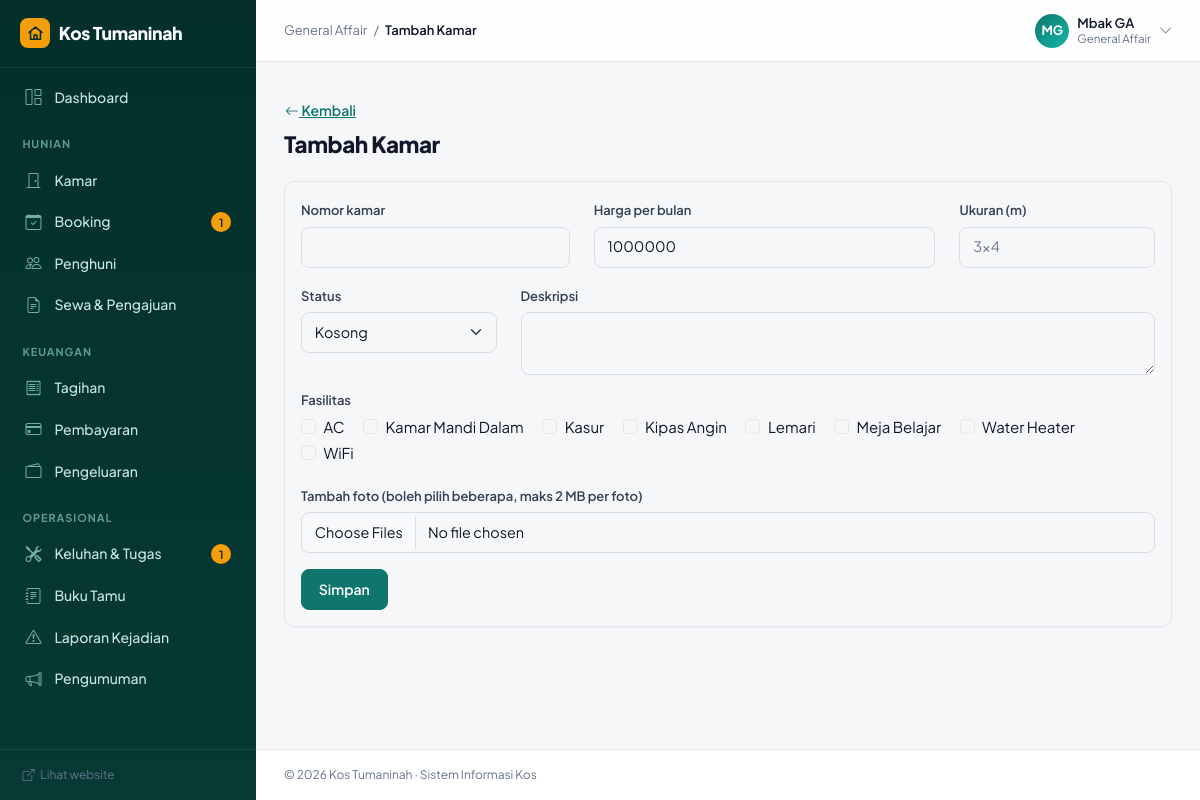
Screenshot of /ga/kamar_form.php (signed in) with the database file from the repository.
### tables this page shows
CREATE TABLE fasilitas (
    id   INT UNSIGNED AUTO_INCREMENT PRIMARY KEY,
    nama VARCHAR(50) NOT NULL UNIQUE
);

### ga/kamar_form.php (the view, shortened to what this page needs)
<?php
require_once __DIR__ . '/../includes/functions.php';
$id = (int) ($_GET['id'] ?? 0);
$k = $id ? q('SELECT * FROM kamar WHERE id = ?', [$id])->fetch() : null;
$k = $k ?: ['nomor_kamar' => '', 'harga_per_bulan' => HARGA_SEWA, 'ukuran' => '', 'status' => 'kosong', 'deskripsi' => ''];
$semuaFasilitas = q('SELECT * FROM fasilitas ORDER BY nama')->fetchAll();
$dipilih = $id ? q('SELECT fasilitas_id FROM kamar_fasilitas WHERE kamar_id = ?', [$id])->fetchAll(PDO::FETCH_COLUMN) : [];
$title = $id ? 'Edit Kamar' : 'Tambah Kamar';
require __DIR__ . '/../includes/header.php';
?>
<a href="<?= url('ga/kamar.php') ?>" class="btn btn-link px-0"><i class="bi bi-arrow-left"></i> Kembali</a>
<h1 class="h3 mb-4"><?= $title ?></h1>
<form method="post" enctype="multipart/form-data" class="card shadow-sm"><div class="card-body">
    <div class="row">
        <div class="col-md-4 mb-3"><label class="form-label">Nomor kamar</label><input name="nomor_kamar" class="form-control" value="<?= e($k['nomor_kamar']) ?>" required></div>
        <div class="col-md-5 mb-3"><label class="form-label">Harga per bulan</label><input type="number" name="harga_per_bulan" class="form-control" value="<?= e($k['harga_per_bulan']) ?>" min="1" required></div>
        <div class="col-md-3 mb-3"><label class="form-label">Ukuran (m)</label><input name="ukuran" class="form-control" placeholder="3x4" value="<?= e($k['ukuran']) ?>"></div>
    </div>
    <div class="row">
        <div class="col-md-3 mb-3">
            <label class="form-label">Status</label>
            <select name="status" class="form-select">
                <?php foreach (['kosong', 'terisi', 'perbaikan'] as $s): ?>
                    <option value="<?= $s ?>" <?= $k['status'] === $s ? 'selected' : '' ?>><?= ucfirst($s) ?></option>
                <?php endforeach; ?>
            </select>
        </div>
        <div class="col-md-9 mb-3"><label class="form-label">Deskripsi</label><textarea name="deskripsi" class="form-control" rows="2"><?= e($k['deskripsi']) ?></textarea></div>
    </div>
    <div class="mb-3">
        <label class="form-label d-block">Fasilitas</label>
        <?php foreach ($semuaFasilitas as $f): ?>
            <div class="form-check form-check-inline">
                <input class="form-check-input" type="checkbox" name="fasilitas[]" value="<?= $f['id'] ?>" id="f<?= $f['id'] ?>" <?= in_array($f['id'], $dipilih) ? 'checked' : '' ?>>
                <label class="form-check-label" for="f<?= $f['id'] ?>"><?= e($f['nama']) ?></label>
            </div>
        <?php endforeach; ?>
    </div>
    <div class="mb-3">
        <label class="form-label">Tambah foto (boleh pilih beberapa, maks 2 MB per foto)</label>
        <input type="file" name="foto[]" class="form-control" accept="image/*" multiple>
    </div>
    <button class="btn btn-primary">Simpan</button>
</div></form>
<?php require __DIR__ . '/../includes/footer.php'; ?>

### assets/css/style.css (style rules this page uses)
:root { --brand: #0f766e; --brand-hover: #115e59; --brand-active: #134e4a; --brand-soft: #e7f3f1; --ink: #0f172a; --ink-2: #334155; --muted: #64748b; --line: #e5e7eb; --canvas: #f6f7f9; --sidebar: #0f172a; --radius: 10px; --bs-body-font-family: 'Plus Jakarta Sans', system-ui, -apple-system, 'Segoe UI', Roboto, sans-serif; --bs-body-font-size: .9375rem; --bs-body-color: var(--ink); --bs-body-bg: var(--canvas); --bs-secondary-color: var(--muted); --bs-border-color: var(--line); --bs-primary: #0f766e; --bs-primary-rgb: 15, 118, 110; --bs-primary-bg-subtle: #e7f3f1; --bs-primary-border-subtle: #b9ddd7; --bs-primary-text-emphasis: #115e59; --bs-link-color: #0f766e; --bs-link-color-rgb: 15, 118, 110; --bs-link-hover-color: #115e59; --bs-link-hover-color-rgb: 17, 94, 89; }
body { -webkit-font-smoothing: antialiased; letter-spacing: -.003em; }
h1, h2, h3, h4, h5, h6, .h1, .h2, .h3, .h4, .h5, .h6 { font-weight: 700; letter-spacing: -.015em; color: var(--ink); }
a { text-decoration: none; }
.btn { font-weight: 600; font-size: .875rem; padding: .55rem 1.05rem; border-radius: 8px; }
.btn-primary { --bs-btn-bg: var(--brand); --bs-btn-border-color: var(--brand); --bs-btn-hover-bg: var(--brand-hover); --bs-btn-hover-border-color: var(--brand-hover); --bs-btn-active-bg: var(--brand-active); --bs-btn-active-border-color: var(--brand-active); --bs-btn-disabled-bg: var(--brand); --bs-btn-disabled-border-color: var(--brand); }
.form-control, .form-select { border-radius: 8px; border-color: #d9dee5; padding: .55rem .8rem; font-size: .9rem; }
.form-label { font-weight: 600; font-size: .8125rem; color: var(--ink-2); margin-bottom: .35rem; }
.card { border: 1px solid var(--line); border-radius: var(--radius); }
.shadow-sm { box-shadow: 0 1px 2px rgba(15, 23, 42, .04) !important; }
.app-content h1.h3, .app-content h1 { font-size: 1.4rem; font-weight: 800; letter-spacing: -.02em; }

### assets/css/motion.css (style rules this page uses)
:root { --ease-out: cubic-bezier(.22, .61, .36, 1); --dur: .45s; }
.btn { transition: background-color .15s ease, border-color .15s ease, color .15s ease, box-shadow .15s ease, transform .1s ease; }
.card { transition: border-color .2s ease, box-shadow .2s ease, transform .2s ease; }
.form-control, .form-select { transition: border-color .15s ease, box-shadow .15s ease; }

### assets/css/theme.css (style rules this page uses)
:root { --deep: #042f2b; --deep-2: #0b4f48; --accent: #f59e0b; --accent-hover: #fbbf24; --mint: #5eead4; }
html { scroll-behavior: smooth; }

### rows the page displays
fasilitas: nama "AC"
fasilitas: nama "Kamar Mandi Dalam"
fasilitas: nama "Kasur"
fasilitas: nama "Kipas Angin"
fasilitas: nama "Lemari"
fasilitas: nama "Meja Belajar"
fasilitas: nama "Water Heater"
fasilitas: nama "WiFi"

### other values shown
APP_NAME "Kos Tumaninah"
$label "Dashboard"
$seksi "HUNIAN"
$label "Kamar"
$label "Booking"
$counts[$path] "1"
$label "Penghuni"
$label "Sewa & Pengajuan"
$seksi "KEUANGAN"
$label "Tagihan"
$label "Pembayaran"
$label "Pengeluaran"
$seksi "OPERASIONAL"
$label "Keluhan & Tugas"
$label "Buku Tamu"
